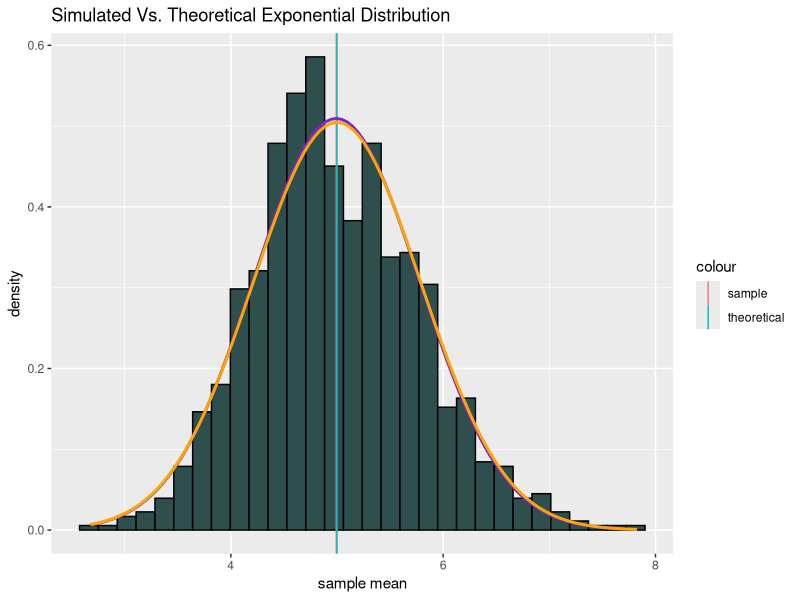

This chart was generated by the following R code:
## ---- chunk 1
# set seed so that results are reproducible
set.seed(242)
# define lambda value 
lambda <- 0.2
# define number of simulations
numSims <- 1000
# define number of random values selected per simulation
sampleSize <- 40
# initialize vector containing sample means
expMeans <- NULL
# calculate sample means
for (i in 1:numSims)
  expMeans <- c(expMeans, mean(rexp(sampleSize, lambda)))
## ---- chunk 2
# average sample mean
avgSampleMean <- mean(expMeans)
avgSampleMean
# theoretical mean
theoreticalMean <- 1.0 / lambda
theoreticalMean
## ---- chunk 3
# variance of sample mean (through simulation)
varSampleMean <- var(expMeans)
varSampleMean
# theoretical variance of the sample mean
theoreticalVarSampleMean <- (1.0 / lambda ^ 2.0) / sampleSize
theoreticalVarSampleMean
## ---- chunk 4
library("ggplot2")
# create a dataframe from the sample means
sampleMeanData <- data.frame(expMeans)
# plot distribution of sample means
# initialize plot
g <- ggplot(data=sampleMeanData, aes(x = expMeans))
# generate histogram of sample means showing probability density curve
g <- g + geom_histogram(aes(y = ..density..), color="black", fill = "darkslategrey")
# add vertical lines showing the values of the average sample mean and theoretical mean
g <- g + geom_vline(aes(xintercept = avgSampleMean, color = "sample"))  # average sample mean
g <- g + geom_vline(aes(xintercept = theoreticalMean, color = "theoretical"))  # theoretical mean
# add density curves generated from the simulated and theoretical 
# means and variance of the simulated and theoretical means
g <- g + stat_function(fun = dnorm, args = list(mean = avgSampleMean, 
                      sd = sqrt(varSampleMean)), color = "purple3", size = 1)  
# density curve from sample mean distribution
g <- g + stat_function(fun = dnorm, args = list(mean = theoreticalMean, 
                      sd = sqrt(theoreticalVarSampleMean)), color = "orange", size = 1)
# add axis labels
g <- g + labs(title = "Simulated Vs. Theoretical Exponential Distribution", x = "sample mean",
              y = "density")
# show plot
g
